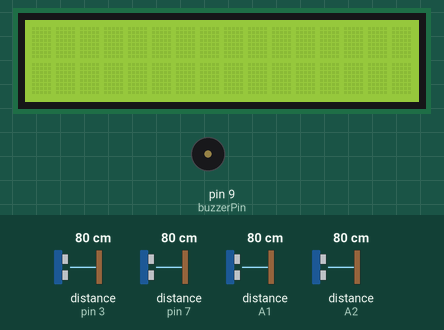
Simulated run of this sketch. Board: Arduino Uno, built with avr-gcc and run on an emulated ATmega328P. Shown: 16×2 character LCD, buzzer (waves = sounding, pin HIGH). Wiring (inferred from the names in the program): 4 × ultrasonic range finder: trigger pin 4, echo pin 3 / trigger pin 6, echo pin 7 / trigger A0, echo A1 / trigger A3, echo A2. The inputs (shaded band) are chosen by the test bench; at power-on: distance to the obstacle (sensors on pin 3, A2, A1, pin 7) 80 cm. The echo pulse lasts 58.3 µs per cm; pins used as bus, display or sensor lines are not drawn; what the sketch prints to the serial monitor is not drawn.

Above: at 1.2 s.
1.3 s: distance to the obstacle (sensor on pin 3) set to 35 cm
At 1.58 s:
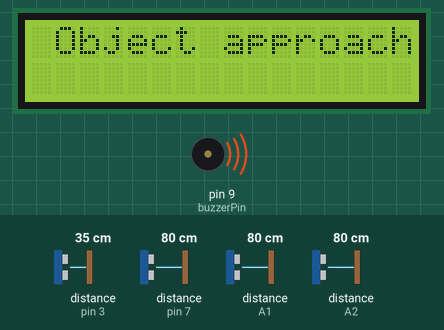
3.9 s: distance to the obstacle (sensor on A2) set to 35 cm
At 4.39 s:
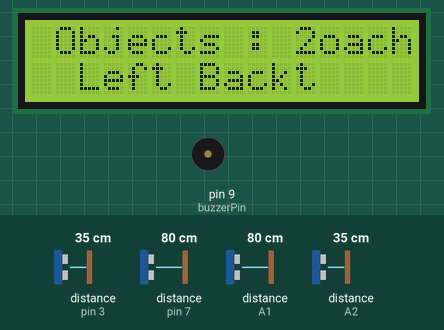
6.9 s: distance to the obstacle (sensor on A1) set to 2 cm
At 7.72 s:
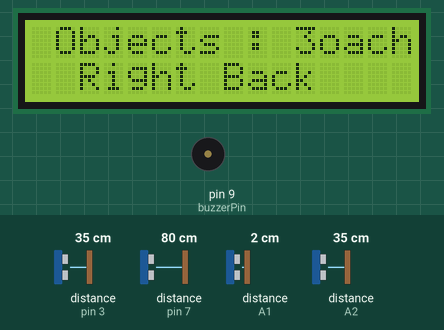
9.6 s: distance to the obstacle (sensor on A1) set to 18 cm
11.1 s: distance to the obstacle (sensor on A1) set to 24 cm
At 11.37 s:
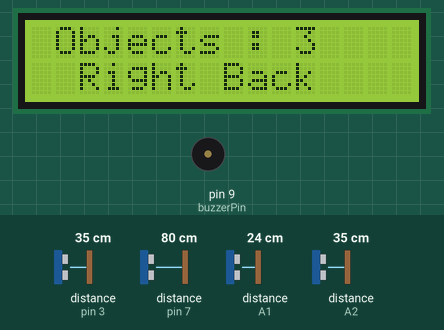
14.1 s: distance to the obstacle (sensor on pin 7) set to 120 cm
Timing chart, 0 to 17.1 s (numbered marks = the images above; inputs shaded):
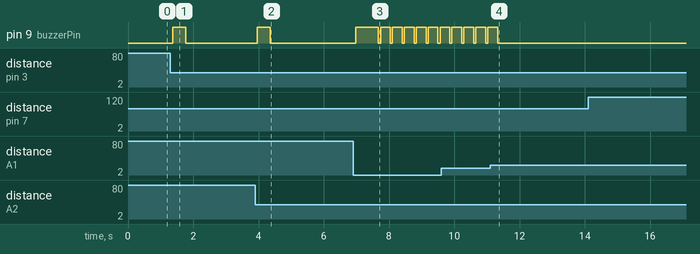

The sketch:

TwoWheelerSafetySystem.ino
```cpp
#include <Wire.h>
#include <LiquidCrystal_I2C.h>

LiquidCrystal_I2C lcd(0x27, 16, 2);

const int trigPins[] = {4, 6, A3, A0};
const int echoPins[] = {3, 7, A2, A1};
const int numSensors = sizeof(trigPins) / sizeof(trigPins[0]);

const int ledPins[] = {8, 10, 13, 12};
const int numLEDs = sizeof(ledPins) / sizeof(ledPins[0]);

const int buzzerPin = 9;

const int detectionDistance1 = 50;
const int detectionDistance2 = 20;
const int quickApproachThreshold = 20;

int prevDistances[numSensors] = {0};


void setup() {
  Serial.begin(9600);
  lcd.init();         // initialize the lcd
  lcd.backlight();

  for (int i = 0; i < numSensors; i++) {
    pinMode(trigPins[i], OUTPUT);
    pinMode(echoPins[i], INPUT);
  }

  pinMode(buzzerPin, OUTPUT);
}

void loop() {
  long durations[numSensors];

  for (int i = 0; i < numSensors; i++) {
    digitalWrite(trigPins[i], LOW);
    delayMicroseconds(2);
    digitalWrite(trigPins[i], HIGH);
    delayMicroseconds(10);
    digitalWrite(trigPins[i], LOW);
    durations[i] = pulseIn(echoPins[i], HIGH);
  }

  int distances[numSensors];
  for (int i = 0; i < numSensors; i++) {
    distances[i] = durations[i] * 0.034 / 2;
  }

  //Serial.print("Distances: ");
  for (int i = 0; i < numSensors; i++) {
    Serial.print(distances[i]);
    Serial.print(" ");
  }
  Serial.println();

  bool objectDetected = false;
  bool objectDetected2 = false;
  bool quickApproachDetected = false;
  int detectedObjects = 0;

  for (int i = 0; i < numSensors; i++) {
    if (distances[i] < detectionDistance1) {
      objectDetected = true;
      detectedObjects++;
      if(distances[i] < detectionDistance2)
      {
        objectDetected2=true;
      }
      if (prevDistances[i] - distances[i] > quickApproachThreshold ) {
        quickApproachDetected = true;
        break;
      }
    }
  }
  if (quickApproachDetected) {
      //Serial.println("Object approaching quickly!");
      lcd.setCursor(1, 0);
      lcd.print("Object approaching quickly!");

        digitalWrite(buzzerPin, HIGH);
        delay(400);
        digitalWrite(buzzerPin, LOW);

    }
  if (objectDetected2) {
      //Serial.println("Object nearly detected!");
        digitalWrite(buzzerPin, HIGH);
        delay(300);
        digitalWrite(buzzerPin, LOW);

    }
  if (objectDetected) {
    //Serial.print("Object detected! ");
    lcd.setCursor(1, 0);
    lcd.print("Objects : ");

    lcd.print(detectedObjects);
    //Serial.print(detectedObjects);
    //Serial.println(" objects detected.");
    for (int i = 0; i < numSensors; i++) {
      if (distances[i] < detectionDistance1) {
        switch(i) {
          case 0:
            //Serial.println("Object detected: Left front side");
            lcd.setCursor(2, 1);
            lcd.print("Left Front");
            break;
          case 1:
            //Serial.println("Object detected: Left side");
            lcd.setCursor(2, 1);
            lcd.print("Left");
            break;
          case 2:
            //Serial.println("Object detected: Left back side");
            lcd.setCursor(2, 1);
            lcd.print("Left Back");
            break;
          case 3:
            //Serial.println("Object detected: Right back side");
            lcd.setCursor(2, 1);
            lcd.print("Right Back");
            break;
          case 4:
            //Serial.println("Object detected: Right side");
            lcd.setCursor(2, 1);
            lcd.print("Right");
            break;
          case 5:
            //Serial.println("Object detected: Right front side");
            lcd.setCursor(2, 1);
            lcd.print("Right Front");
            break;
          default:
            break;
        }
      }
    }
  }

  for (int i = 0; i < numSensors; i++) {
    prevDistances[i] = distances[i];
  }

  for (int i = 0; i < numLEDs; i++) {
    digitalWrite(ledPins[i], distances[i] < detectionDistance1 ? HIGH : LOW);
  }

  delay(10);
  lcd.clear();
}
```

Measured:
- the behaviour switches between 20 and 21 cm on distance to the obstacle (sensor on A1) (found by bisection; images 3 and 4)
- after the input at 1.3 s, pin 9 (buzzerPin): LOW → HIGH after 0.07 s, → LOW 0.40 s later; the display: changes after 0.07 s (image 1)
- after the input at 3.9 s, pin 9 (buzzerPin): LOW → HIGH after 0.05 s, → LOW 0.40 s later; the display: first changes after 0.05 s (image 2 shows a later state)
- after the input at 6.9 s, pin 9 (buzzerPin): LOW → HIGH after 0.08 s, then repeats every 0.36 s: LOW 0.06 s, HIGH 0.30 s; the display: first changes after 0.08 s (image 3 shows a later state)
- after the input at 11.1 s, pin 9 (buzzerPin): goes on until 11.3 s, then stays LOW
- what the display in image 1 shows lasts 0.4 s, from 1.4 s to 1.8 s
